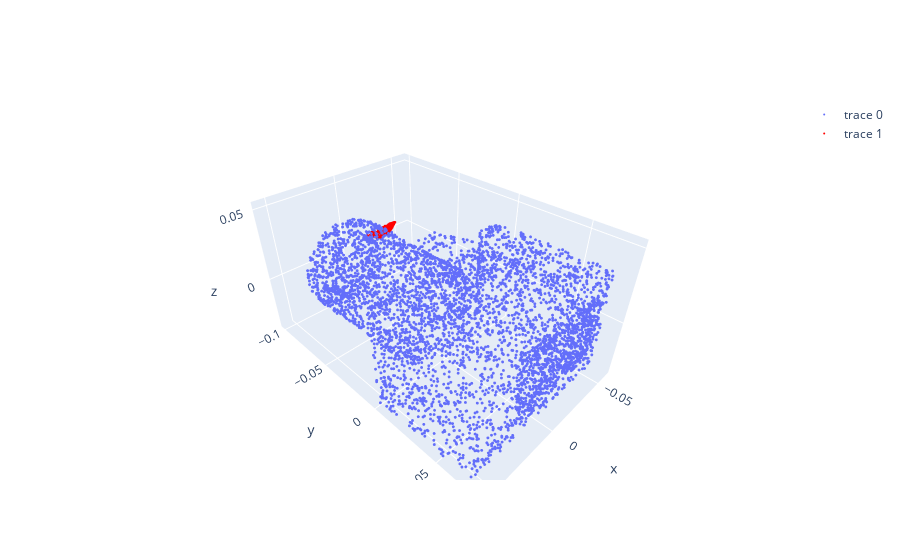

Notebook source saved alongside this figure:
### Code cell
# indices of the object in touch_charts_dict
obj_indices = np.unique(touch_charts_dict['obj_index'])

# Let's focus on the first object:
obj_index = '101352'

# Load scaled and rotated pointcloud of the object
obj_path = os.path.join(os.path.dirname(objects.__file__), obj_index) 
mesh = utils_mesh.urdf_to_mesh(obj_path)
obj_pointcloud = utils_mesh.mesh_to_pointcloud(mesh, n_samples = 5000)
obj_pointcloud = utils_mesh.scale_pointcloud(obj_pointcloud, scale=0.1)
obj_pointcloud = utils_mesh.rotate_pointcloud(obj_pointcloud)

tc_indices = np.where(touch_charts_dict['obj_index'] == obj_index)[0]

tc_pointclouds_wrk = touch_charts_dict['pointclouds'][tc_indices]
pos_wrld_list = touch_charts_dict['pos_wrld_list'][tc_indices]
rot_M_wrld_list = touch_charts_dict['rot_M_wrld_list'][tc_indices]
initial_pos = touch_charts_dict['initial_pos'][tc_indices][:, None, :]

print(tc_pointclouds_wrk.shape)
print(pos_wrld_list.shape)
print(rot_M_wrld_list.shape)
print(initial_pos.shape)


tc_pointclouds_wrld = utils_mesh.translate_rotate_mesh(pos_wrld_list, rot_M_wrld_list, tc_pointclouds_wrk, initial_pos)
print(tc_pointclouds_wrld.shape)
tc_x = tc_pointclouds_wrld[1, :, 0].ravel() 
tc_y = tc_pointclouds_wrld[1, :, 1].ravel()
tc_z = tc_pointclouds_wrld[1, :, 2].ravel() 

fig = go.Figure(
    [
        go.Scatter3d(x=obj_pointcloud[:, 0], y=obj_pointcloud[:, 1],z=obj_pointcloud[:, 2], 
                     mode='markers', marker=dict(size=1)),
        go.Scatter3d(x=tc_x, y=tc_y, z=tc_z, 
                     mode='markers', marker=dict(size=1, color='red'))
    ]
)
fig.show()

### Figure 1 — Plotly figure (JSON) as saved in the notebook; plotly's stock layout.template omitted (floating-point values rounded to 4 significant figures; data arrays with more than 128 entries replaced by an {"elided": "..."} marker saying what was removed)
{"data": [{"marker": {"size": 1}, "mode": "markers", "type": "scatter3d", "x": {"elided": "5000 float values"}, "y": {"elided": "5000 float values"}, "z": {"elided": "5000 float values"}}, {"marker": {"color": "red", "size": 1}, "mode": "markers", "type": "scatter3d", "x": {"elided": "500 float values"}, "y": {"elided": "500 float values"}, "z": {"elided": "500 float values"}}], "layout": {}}
